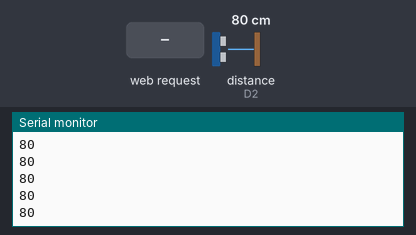
This sketch was run on a simulated ESP8266 (NodeMCU). Parts: the last lines printed to the serial monitor. Wiring (inferred from the names in the program): ultrasonic range finder: trigger D3; echo D2. The inputs (shaded band) are chosen by the test bench; at power-on: distance to the obstacle (sensor on D2) 80 cm. The echo pulse lasts 58.3 µs per cm; WiFi joins after 1.5 s; servers stay silent unless stated.

Above: at 2.7 s.
2.8 s: HTTP request GET / received
4.3 s: distance to the obstacle (sensor on D2) set to 2 cm
At 5.4 s:
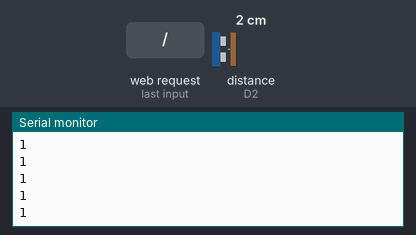
5.8 s: distance to the obstacle (sensor on D2) set to 4 cm
At 6.8 s:
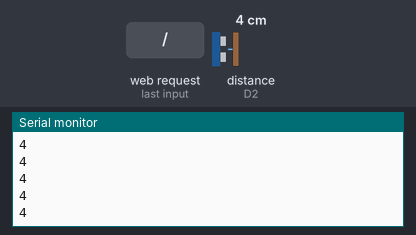
Timing chart, 0 to 8.8 s (numbered marks = the images above; inputs shaded):
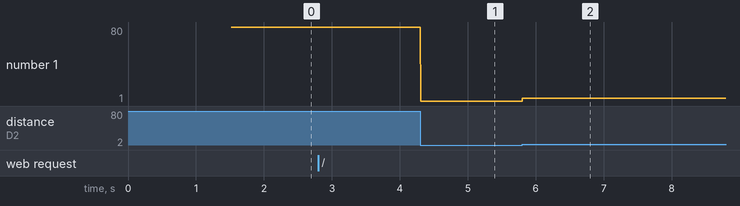

The sketch:

waste-mgmt.ino
```cpp
#include <ESP8266WiFi.h>
#include <WiFiClient.h>
#include <ESP8266WebServer.h>
int ECHO   = D2;
int TRIGGER = D3;
// Replace with your network credentials
const char* ssid = "Deepback";
const char* password = "passworddeep";
ESP8266WebServer server(80);   //instantiate server at port 80 (http port)
String page = "";
int data;
void setup(void) {
  pinMode(TRIGGER, OUTPUT);
  pinMode(ECHO, INPUT);
  Serial.begin(9600);
  WiFi.begin(ssid, password); //begin WiFi connection
  Serial.println("");
  // Wait for connection
  while (WiFi.status() != WL_CONNECTED) {
    delay(500);
    Serial.print(".");
  }
  Serial.println("");
  Serial.print("Connected to ");
  Serial.println(ssid);
  Serial.print("IP address: ");
  Serial.println(WiFi.localIP());
  server.on("/", []() {
    page = "{\"distance\":" + String(data) + "}";
    Serial.println("Handling Request");
    server.sendHeader("Access-Control-Allow-Origin", "*");
    server.send(200, "application/json", page);
  });
  server.begin();
  Serial.println("Web server started!");
}
void loop(void) {
  digitalWrite(TRIGGER, LOW);
  delayMicroseconds(2);
  digitalWrite(TRIGGER, HIGH);
  delayMicroseconds(10);
  digitalWrite(TRIGGER, LOW);
  long duration = pulseIn(ECHO, HIGH);
  int temp = (duration / 2) / 29.09;
  if (temp > 0)
  {
    data = temp;
    Serial.println(data);
  }
  server.handleClient();
}
```

Measured:
- after the input at 4.3 s, the serial monitor: prints a new line at once (image 1)
- after the input at 5.8 s, the serial monitor: prints a new line at once (image 2)
- plotted number 1: 80 → 1 after the input at 4.3 s, 1 → 4 after the input at 5.8 s
